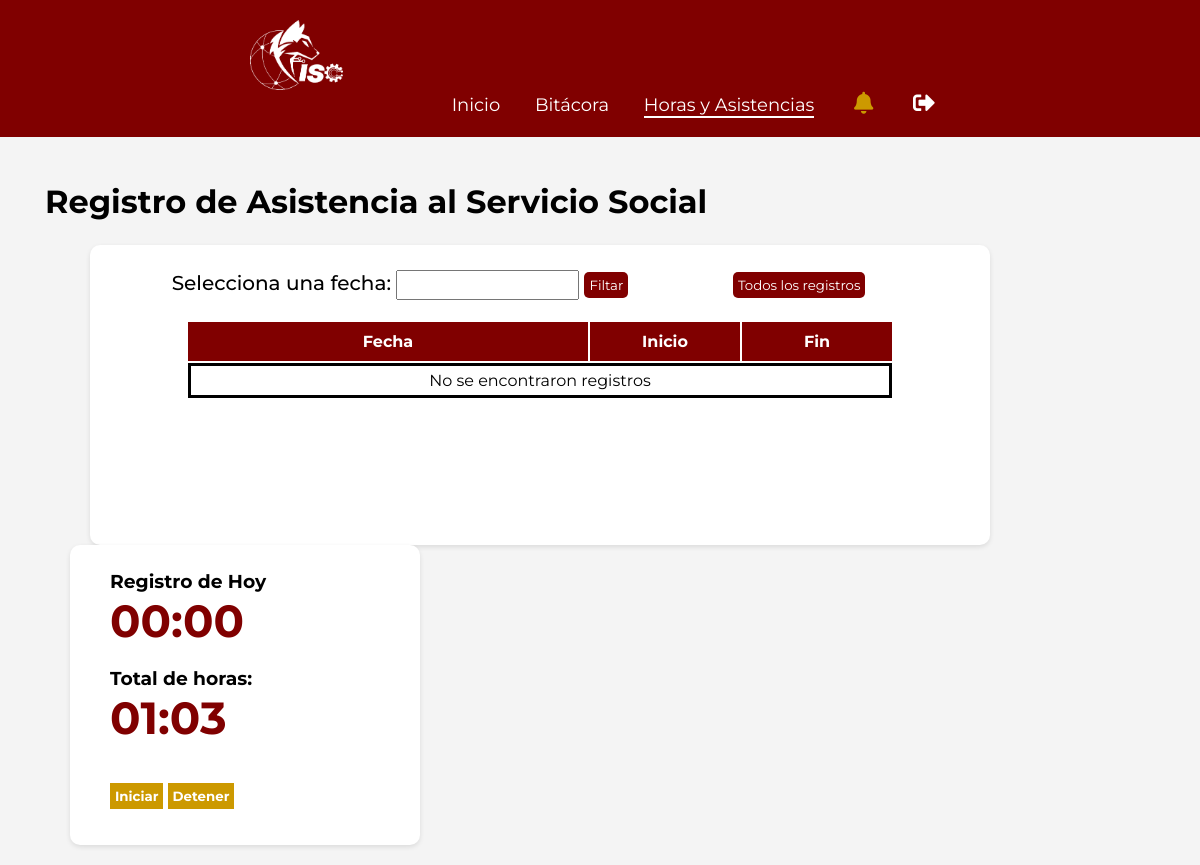
The app's page /horas_asistencias.php (signed in), older data.
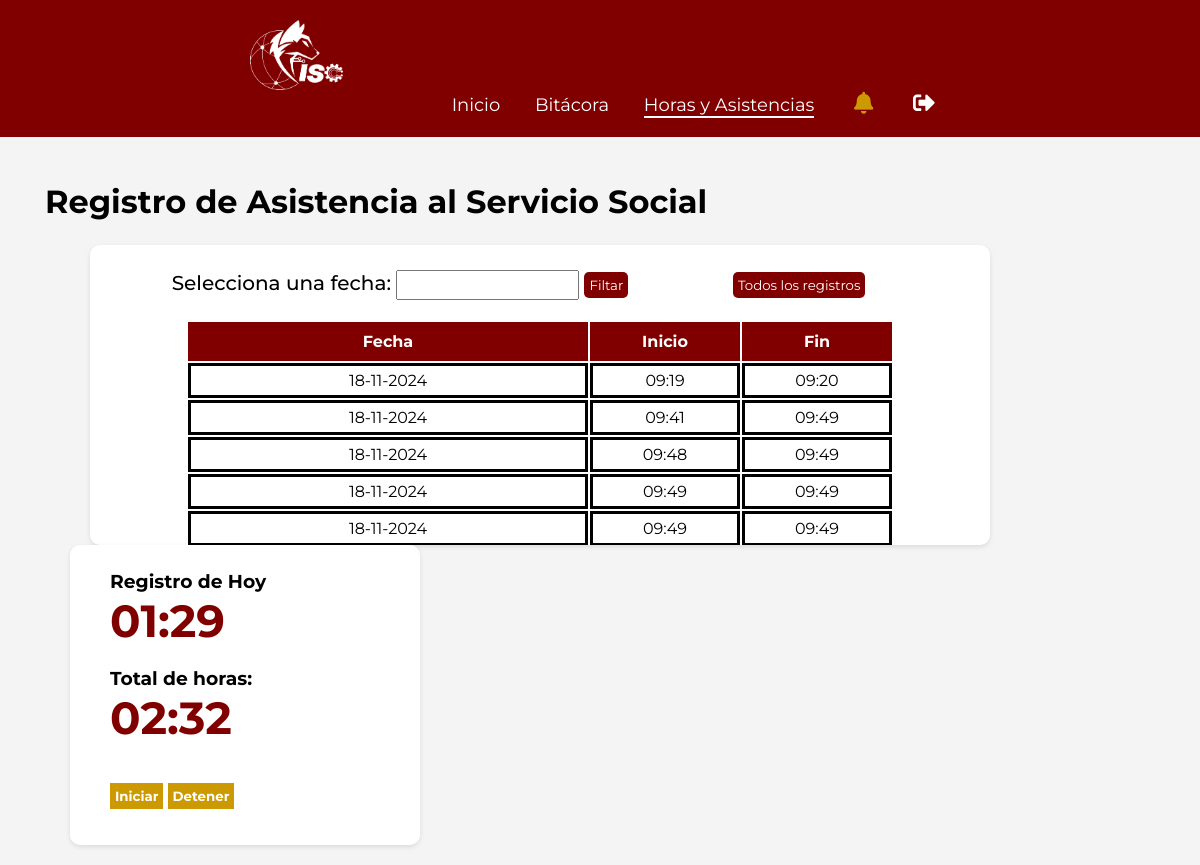
The same page, newer data.
### tables this page shows
CREATE TABLE `asistencias` (
  `id_asistencia` int(5) NOT NULL,
  `alumno` int(5) NOT NULL,
  `fecha` varchar(255) DEFAULT NULL,
  `hora_inicio` varchar(255) DEFAULT NULL,
  `hora_fin` varchar(255) DEFAULT NULL,
  `acumuldas` float NOT NULL
);

### horas_asistencias.php (the view, shortened to what this page needs)
<?php require "seguridad2.php";
$alumno = $_SESSION["id_user"];
?>
<?php
    $dia = date("j");
    $anio = date("Y");
    $date = new DateTime();?>
<!DOCTYPE html>
<html lang="es">
<head>
    <link rel="stylesheet" type="text/css" href="admin_panel.css">
    <link rel="stylesheet" href="https://cdnjs.cloudflare.com/ajax/libs/font-awesome/5.15.4/css/all.min.css"/>
    <link rel="stylesheet" href="https://cdn.jsdelivr.net/npm/flatpickr/dist/flatpickr.min.css">
</head>
<body>
    <header class="admin-header">
        <div class="logo-nav">
            <img src="img/Fondo.png" alt="">
        </div>
        <nav class="admin-nav">
            <ul>
                <li><a href="admin_panel.php">Inicio</a></li>
                <li><a href="bitacorat.php">Bitácora</a></li>
                <li><a href="horas_asistencias.php" class="selected">Horas y Asistencias</a></li>
                <li><a href="" class="noti"><i class="fas fa-bell"></i></a></li>
                <li><a href="salir.php" class="salir"><i class="fas fa-sign-out-alt"></i></a></li>
            </ul>
        </nav>
    </header>
    <main class="admin-main">
        <section class="dashboard-overview">
            <h1 class="tt_paginas">Registro de Asistencia al Servicio Social</h1>
            <div class="dashboard-widgets">
                <br>
                <div class="widget_index1">
                <form action="" method="get" class="fechas">
                    <div class="form_group_f">
                        <label for="fecha">Selecciona una fecha:</label>
                        <input type="text" id="fecha" name="busca_fecha" >
                        <button type="submit" name="buscar">Filtar</button>
                    </div>
                </form>
                <form action="" method="get" class="todos_f">
                    <div class="form_group_f">
                        <button type="submit" name="buscar_todos">Todos los registros</button>
                    </div>
                </form>
                <table class="tablaspanel">
                        <tr>
                            <th class="fecha">Fecha</th>
                            <th class="horass">Inicio</th>
                            <th class="horass">Fin</th>
                        </tr>
                        <?php require "admin/conexion.php";
                         $fecha = $dia.'-'.date('m').'-'.$anio;
                         if (isset($_GET['buscar']) and $_GET['busca_fecha']) {
                            $fecha = $_GET['busca_fecha'];
                            $todos_datos = "SELECT * FROM asistencias WHERE alumno = $alumno AND fecha LIKE '%$fecha%'";
                        } else {
                           if(isset($_GET['buscar_todos']) and ($_GET['todos']=='si')){
                            $filtro = '';
                            $todos_datos = "SELECT * FROM asistencias WHERE alumno = $alumno ORDER BY id_asistencia ASC";
                           }
                           else {
                            $todos_datos = "SELECT * FROM asistencias WHERE alumno = $alumno AND fecha LIKE '%$fecha%'";
                           }
                        }
                        $resultado = mysqli_query($conectar, $todos_datos);
                        if (mysqli_num_rows($resultado) > 0) {
                            while ($fila = mysqli_fetch_assoc($resultado)){
                                ?>
                                    <tr>
                                        <td>
                                            <?php echo $fila['fecha']; ?>
                                        </td>
                                        <td><?php echo $fila['hora_inicio']; ?></td>
                                        <td><?php echo $fila['hora_fin']; ?></td>
                                    </tr>
                                <?php }?>
                        <?php } else { ?>
                            <td colspan="3">No se encontraron registros</td>
                        <?php } ?>
                    </table>
                </div>
                <div class="widget_index">
                    <h3>Registro de Hoy</h3>
                    <?php require "admin/conexion.php";
                    $fecha = $dia.'-'.date("m").'-'.$anio;
                    $acum = "SELECT SUM(acumuldas) AS total_acumuladas FROM asistencias WHERE fecha LIKE '%$fecha%' AND alumno = $alumno";
                    $resultado_acum = mysqli_query($conectar, $acum);
                    $fila_acum = mysqli_fetch_assoc($resultado_acum);
                    if ($fila_acum['total_acumuladas'] !== null) {
                        $horas_hoy = $fila_acum['total_acumuladas'];
                    } else {
                        $horas_hoy = 0;
                    }
                    $total_horas_hoy = floor($horas_hoy);
                    $total_minutos_hoy = round(($horas_hoy - $total_horas_hoy) * 60);
                    $formato_time_hoy = sprintf("%02d:%02d", $total_horas_hoy, $total_minutos_hoy);?>
                    <p class="horas"><?php echo $formato_time_hoy?></p>
                    <br>
                    <h3>Total de horas: </h3>
                    <?php require "admin/conexion.php";
                    $acum = "SELECT SUM(acumuldas) AS total_acumuladas FROM asistencias WHERE alumno = $alumno";
                    $resultado_acum = mysqli_query($conectar, $acum);
                    $fila_acum = mysqli_fetch_assoc($resultado_acum);
                    if ($fila_acum['total_acumuladas'] !== null) {
                        $horas_acumuladas = $fila_acum['total_acumuladas'];
                    } else {
                        $horas_acumuladas = 0;
                    }
                    $total_horas = floor($horas_acumuladas);
                    $total_minutos = round(($horas_acumuladas - $total_horas) * 60);
                    $formato_time = sprintf("%02d:%02d", $total_horas, $total_minutos);?>
                    <p class="horas"><?php echo $formato_time?></p>
                    <br><br>
                    <form action="guardar_asistencia.php" method="post" class="contador">
                        <button type="submit">Iniciar</button>
                    </form>
                    <form action="actualizar_salida.php" method="post" class="contador">
                        <button type="submit">Detener</button>
                    </form>
                </div>
            </div>
        </section>
    </main>
</body>
</html>

### admin_panel.css (style rules this page uses)
* { margin: 0; padding: 0; box-sizing: border-box; font-family: 'Montserrat', sans-serif; }
:root { --color1: #800000; --color2: #c90; --color3: #999999; }
body { background-color: #f4f4f4; }
.admin-header { background-color: var(--color1); color: #fff; padding: 20px; text-align: center; }
.admin-nav { width: 700px; display: inline-block; vertical-align: middle; text-align: right; font-size: 18px; }
.noti { margin: 5px; font-size: 22px; }
.salir { font-size: 22px; }
.admin-nav ul { list-style-type: none; padding: 0; }
.logo-nav { vertical-align: middle; text-align: left; height: 70px; width: 700px; display: inline-block; }
.logo-nav img { height: 100%; }
.admin-nav ul li { display: inline; margin: 0 15px; }
.admin-nav ul li a { color: #fff; text-decoration: none; }
.admin-main { padding: 20px; }
.dashboard-overview { margin-top: 20px; }
.widget_index1 { background-color: #fff; padding: 25px 40px; margin-left: 70px; border-radius: 10px; box-shadow: 0 2px 5px rgba(0, 0, 0, 0.1); width: 900px; overflow: auto; display: inline-block; vertical-align: top; height: 300px; }
.widget_index { background-color: #fff; padding: 25px 40px; margin-left: 50px; border-radius: 10px; box-shadow: 0 2px 5px rgba(0, 0, 0, 0.1); width: 350px; overflow: auto; display: inline-block; vertical-align: top; height: 300px; }
.tt_paginas { padding: 5px 25px; font-size: 32px; }
.selected { border-bottom: #fff 2px solid; }
.noti i { color: #c90; }
.tablaspanel { margin: auto; font-size: 16px; text-align: center; }
.tablaspanel td { border: black 3px solid; padding: 5px; }
.tablaspanel th { background-color: var(--color1); color: #fff; padding: 10px; }
.fecha { width: 400px; }
.horass { width: 150px; }
.contador { display: inline-block; }
.contador button { background-color: var(--color2); color: white; font-weight: bold; padding: 5px; border: none; }
.horas { color: var(--color1); font-weight: bold; font-size: 45px; }
.form_group_f { text-align: center; margin-bottom: 20px; font-size: 20px; }
.form_group_f label { font-weight: 500; }
.form_group_f input { font-weight: 500; padding: 5px; }
.form_group_f button { background-color: var(--color1); color: white; border: none; padding: 5px; border-radius: 5px; }
.fechas { width: 540px; display: inline-block; }
.todos_f { width: 250px; display: inline-block; }

Row changes from the older to the newer data that the page shows:
added asistencias: fecha "18-11-2024", hora_inicio "09:19", hora_fin "09:20"
added asistencias: fecha "18-11-2024", hora_inicio "09:41", hora_fin "09:49"
added asistencias: fecha "18-11-2024", hora_inicio "09:48", hora_fin "09:49"
added asistencias: fecha "18-11-2024", hora_inicio "09:49", hora_fin "09:49"
added asistencias: fecha "18-11-2024", hora_inicio "09:49", hora_fin "09:49"
Text that changed along with them:
$formato_time_hoy: "00:00" → "01:29"
$formato_time: "01:03" → "02:32"
text no longer shown: "No se encontraron registros"
